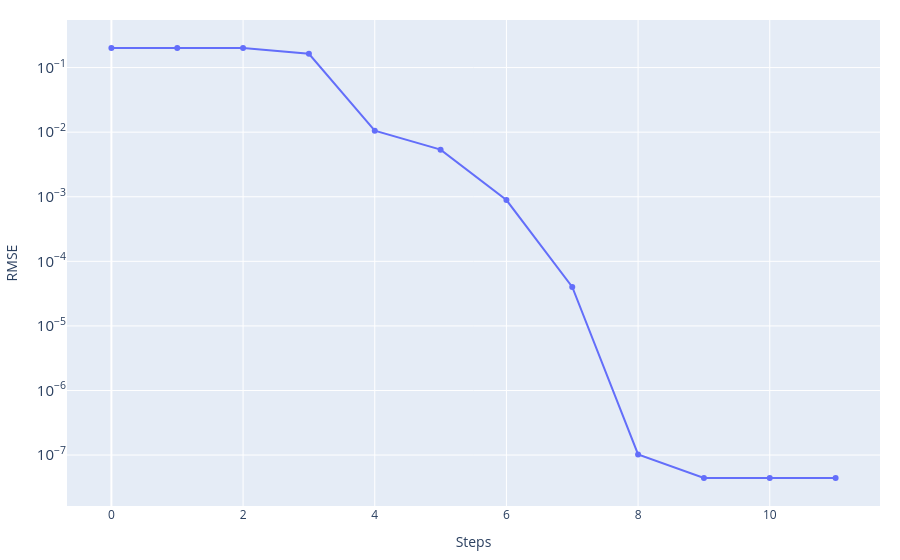
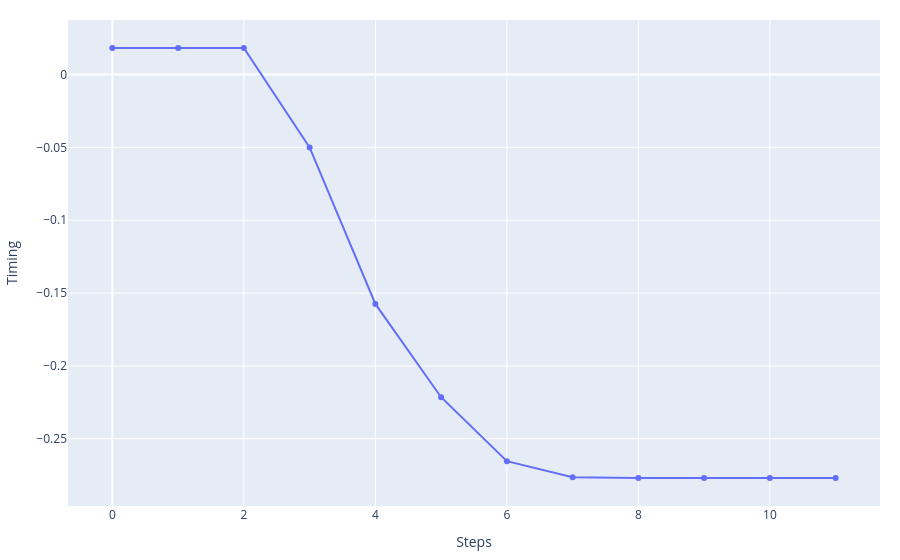
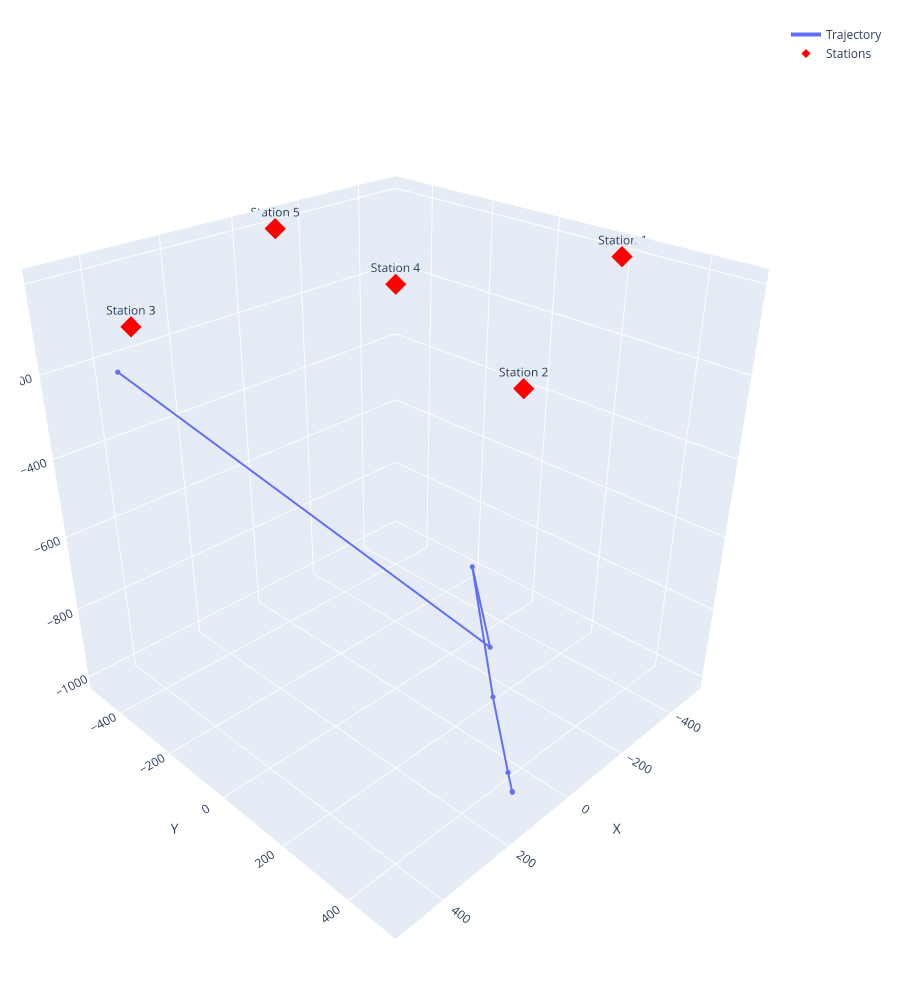

Here is the notebook cell these charts were saved with, in order:
### Code cell
event_best_LM, history_LM, cost_story_LM, misfit_fin_LM = Levenberg_Marquardt.Levenberg_Marquardt(
    stations=stations_norm,
    event_test=np.copy(event_ini),
    n_iteration=1_000,
    vp=vp)

print('Best fitt with:')
print(f'\t- RMSE = {misfit_fin_LM}')
print(f'\t- Event = {event_best_LM}')

Results['Levenberg-Marquardt'] = {'X':event_best_LM['X'],
                                  'Y':event_best_LM['Y'],
                                  'Z':event_best_LM['Z'],
                                  't':event_best_LM['t'],
                                  'RMSE':misfit_fin_LM}

_ = graphics.history_2d(cost_story_LM, 'RMSE', log_y=True, filename=None)
_ = graphics.history_2d(history_LM[:, 3], 'Timing', filename=None)
_ = graphics.history_3d(history_LM[:, :3], stations_norm, filename=None)

### Figure 1 — Plotly figure (JSON) as saved in the notebook; plotly's stock layout.template omitted (floating-point values rounded to 4 significant figures)
{"data": [{"mode": "lines+markers", "name": "RMSE", "type": "scatter", "x": [0, 1, 2, 3, 4, 5, 6, 7, 8, 9, 10, 11], "y": [0.2007, 0.2007, 0.2007, 0.1639, 0.01055, 0.00536, 0.0008884, 4.01e-05, 1.025e-07, 4.423e-08, 4.423e-08, 4.423e-08]}], "layout": {"hovermode": "x unified", "margin": {"b": 20, "l": 20, "r": 20, "t": 20}, "title": {}, "xaxis": {"showgrid": true, "title": {"text": "Steps"}}, "yaxis": {"exponentformat": "power", "showgrid": true, "title": {"text": "RMSE"}, "type": "log"}}}

### Figure 2 — Plotly figure (JSON) as saved in the notebook; plotly's stock layout.template omitted (floating-point values rounded to 4 significant figures)
{"data": [{"mode": "lines+markers", "name": "Timing", "type": "scatter", "x": [0, 1, 2, 3, 4, 5, 6, 7, 8, 9, 10, 11], "y": [0.01814, 0.01814, 0.01814, -0.05005, -0.1574, -0.2214, -0.2654, -0.2763, -0.2768, -0.2769, -0.2769, -0.2769]}], "layout": {"hovermode": "x unified", "margin": {"b": 20, "l": 20, "r": 20, "t": 20}, "title": {}, "xaxis": {"showgrid": true, "title": {"text": "Steps"}}, "yaxis": {"exponentformat": "power", "showgrid": true, "title": {"text": "Timing"}, "type": "linear"}}}

### Figure 3 — Plotly figure (JSON) as saved in the notebook; plotly's stock layout.template omitted (floating-point values rounded to 4 significant figures)
{"data": [{"customdata": ["0", "1", "2", "3", "4", "5", "6", "7", "8", "9", "10", "11"], "hovertemplate": "<b>Step %{customdata}</b><br>X: %{x:.2f}<br>Y: %{y:.2f}<br>Z: %{z:.2f}<extra></extra>", "line": {"width": 4}, "marker": {"size": 3}, "mode": "lines+markers", "name": "Trajectory", "type": "scatter3d", "x": [401.0, 401.0, 401.0, -17.88, 84.15, 87.77, 96.24, 99.07, 99.23, 99.23, 99.23, 99.23], "y": [-435.6, -435.6, -435.6, 278.4, 304.8, 379.0, 438.2, 454.7, 455.5, 455.5, 455.5, 455.5], "z": [-203.0, -203.0, -203.0, -772.4, -502.4, -794.0, -961.2, -1003.0, -1004.0, -1005.0, -1005.0, -1005.0]}, {"hovertemplate": "<b>%{text}</b><br>X: %{x:.2f}<br>Y: %{y:.2f}<br>Z: %{z:.2f}<extra></extra>", "marker": {"color": "red", "size": 7, "symbol": "diamond"}, "mode": "markers+text", "name": "Stations", "text": ["Station 1", "Station 2", "Station 3", "Station 4", "Station 5"], "textposition": "top center", "type": "scatter3d", "x": [-500.0, 200.0, 500.0, 0.0, -100.0], "y": [200.0, 500.0, -200.0, 0.0, -500.0], "z": [-10.0, -10.0, -10.0, 0.0, -10.0]}], "layout": {"height": 1000, "margin": {"b": 20, "l": 20, "r": 20, "t": 20}, "scene": {"aspectmode": "data", "camera": {"eye": {"x": 1.5, "y": 1.5, "z": 1.2}}, "xaxis": {"showgrid": true, "title": {"text": "X"}}, "yaxis": {"showgrid": true, "title": {"text": "Y"}}, "zaxis": {"showgrid": true, "title": {"text": "Z"}}}, "title": {}}}
